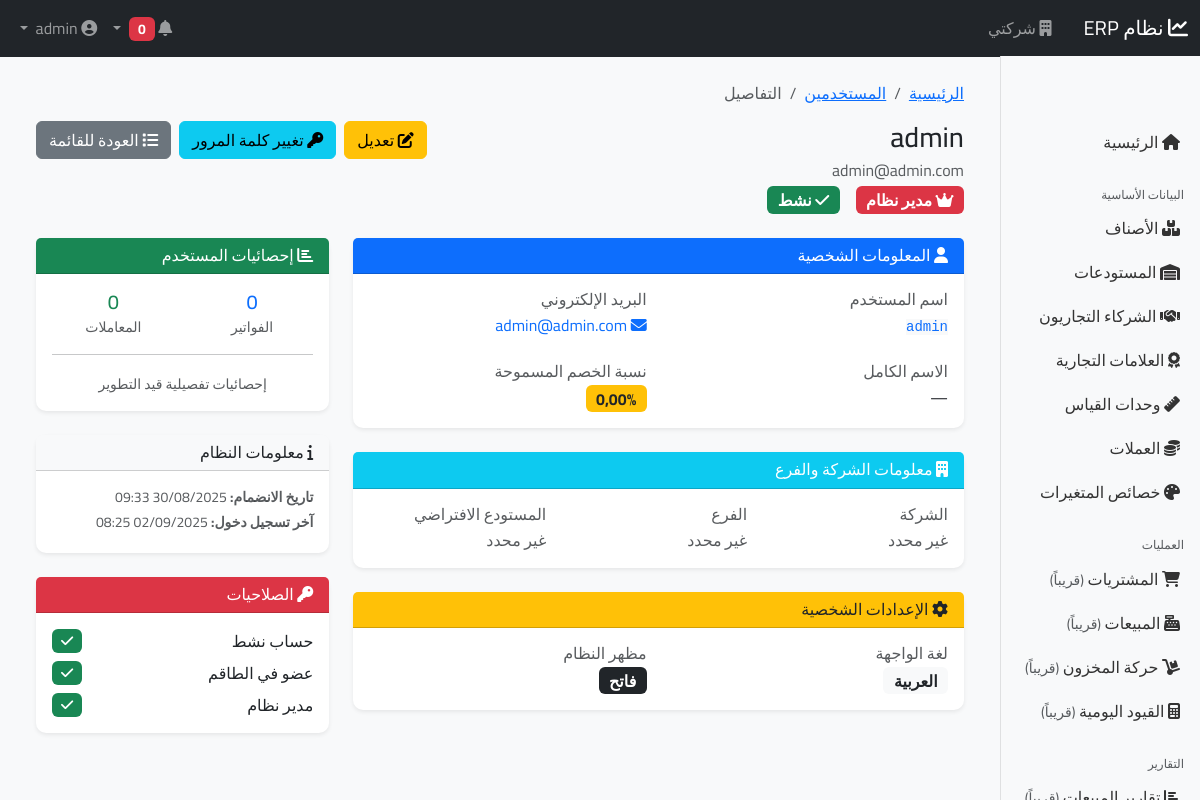
/users/1/ (signed in), run on an earlier commit of the app's database.
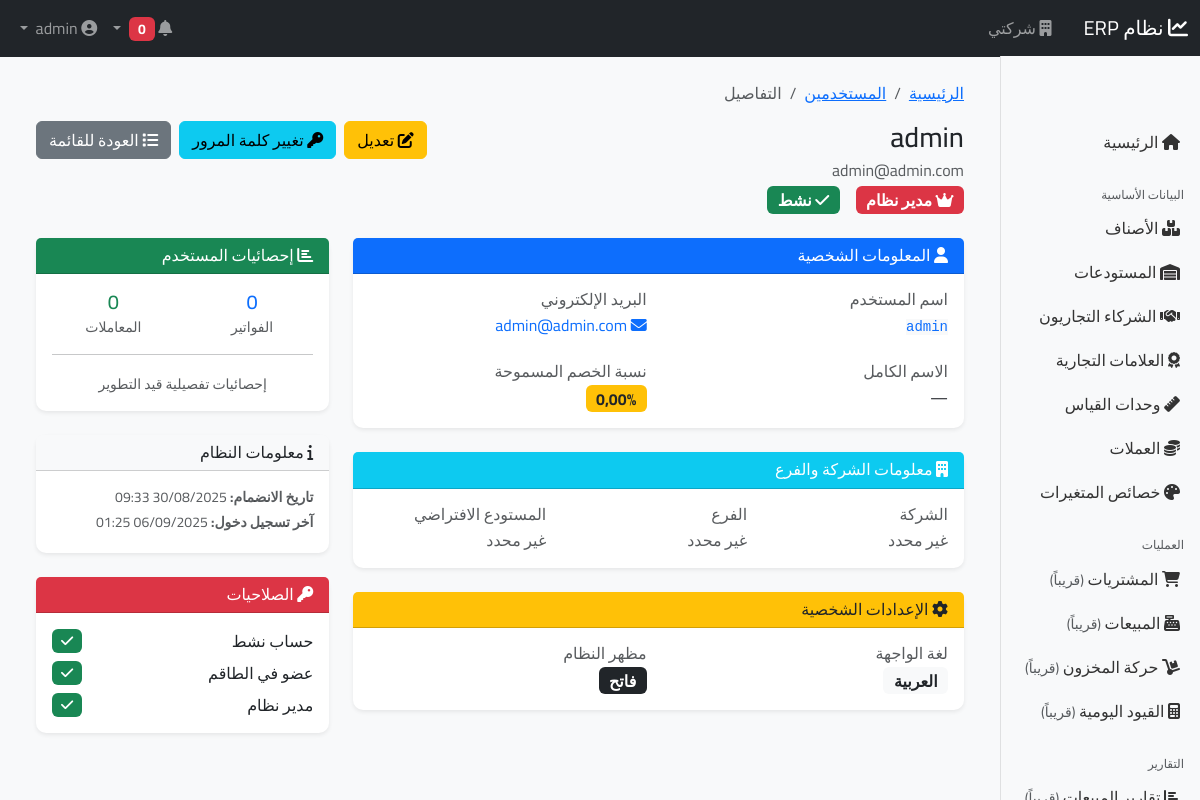
And on a later commit of the database.
### apps/core/models.py (models this page shows, shortened)
class User(AbstractUser):
    phone = models.CharField(_('رقم الهاتف'), max_length=20, blank=True)
    emp_number = models.CharField(_('رقم الموظف'), max_length=20, blank=True, unique=True, null=True)
    company = models.ForeignKey(Company, on_delete=models.PROTECT, verbose_name=_('الشركة'), null=True, blank=True)
    branch = models.ForeignKey(Branch, on_delete=models.PROTECT, verbose_name=_('الفرع'), null=True, blank=True)
    default_warehouse = models.ForeignKey(Warehouse, on_delete=models.SET_NULL, null=True, blank=True,
                                          verbose_name=_('المستودع الافتراضي'), related_name='default_users')
    max_discount_percentage = models.DecimalField(_('نسبة الخصم المسموحة'), max_digits=5, decimal_places=2, default=0)
    signature = models.ImageField(_('التوقيع'), upload_to='signatures/', blank=True)
    ui_language = models.CharField(_('لغة الواجهة'), max_length=5, choices=[('ar', _('العربية')), ('en', _('English'))],
                                   default='ar')
    theme = models.CharField(_('المظهر'), max_length=20,
                             choices=[('light', _('فاتح')), ('dark', _('داكن')), ('auto', _('تلقائي'))],
                             default='light')
    is_active = models.BooleanField(_('نشط'), default=True)
    created_at = models.DateTimeField(auto_now_add=True)
    updated_at = models.DateTimeField(auto_now=True)
    class Meta:
        verbose_name = _('مستخدم')
        verbose_name_plural = _('المستخدمون')
    def can_access_branch(self, branch):
        if self.is_superuser:
            return True

### apps/core/views/user_views.py (the view)
# urls.py: path('users/<int:pk>/', views.UserDetailView.as_view(), name='user_detail'),
class UserDetailView(LoginRequiredMixin, PermissionRequiredMixin, UserMixin, DetailView):
    model = User
    template_name = 'core/users/user_detail.html'
    context_object_name = 'user_obj'
    permission_required = 'auth.view_user'
    def get_context_data(self, **kwargs):
        context = super().get_context_data(**kwargs)
        user_obj = self.object
        profile_exists = hasattr(user_obj, 'profile')
        context.update({
            'title': _('تفاصيل المستخدم: %(name)s') % {'name': user_obj.get_full_name() or user_obj.username},
            'can_change': self.request.user.has_perm('auth.change_user'),
            'can_delete': self.request.user.has_perm('auth.delete_user'),
            'breadcrumbs': [
                {'title': _('الرئيسية'), 'url': reverse('core:dashboard')},
                {'title': _('المستخدمين'), 'url': reverse('core:user_list')},
                {'title': _('التفاصيل'), 'url': ''}
            ],
            'edit_url': reverse('core:user_update', kwargs={'pk': self.object.pk}),
            'delete_url': reverse('core:user_delete', kwargs={'pk': self.object.pk}),
            'change_password_url': reverse('core:user_change_password', kwargs={'pk': self.object.pk}),
            'profile_exists': profile_exists,
        })
        return context

### apps/core/context_processors.py (called while the page is built)
def system_settings(request):
    return {
        'SYSTEM_NAME': 'نظام ERP',
        'SYSTEM_VERSION': '1.0.0',
        'COMPANY_NAME': request.current_company.name if hasattr(request, 'current_company') and request.current_company else '',
        'BRANCH_NAME': request.current_branch.name if hasattr(request, 'current_branch') and request.current_branch else '',
        'CURRENCY': 'د.أ',  # الدينار الأردني
    }

### apps/core/mixins.py (called while the page is built)
    def get_queryset(self):
        queryset = super().get_queryset()
        user = self.request.user
        if user.is_superuser:
            return queryset
        if hasattr(user, 'company') and user.company:
            return queryset.filter(company=user.company)
        return queryset.filter(pk=user.pk)  # المستخدم يرى نفسه فقط

### apps/core/templates/core/users/user_detail.html (shortened to what the changed rows need)
{% extends 'base/base.html' %}
{% load i18n static %}
{% block content %}
<div class="container-fluid py-4">
    <div class="d-flex justify-content-between align-items-start mb-4">
        <div>
            <h1 class="h3 mb-1">{{ user_obj.get_full_name|default:user_obj.username }}</h1>
            <p class="text-muted mb-1">{{ user_obj.email }}</p>
            <div class="d-flex align-items-center gap-3">
                {% if user_obj.is_superuser %}
                    <span class="badge bg-danger fs-6">
                    </span>
                {% elif user_obj.is_staff %}
                    <span class="badge bg-warning fs-6">
                        <i class="fas fa-user-tie"></i> {% trans "طاقم الإدارة" %}
                    </span>
                {% else %}
                    <span class="badge bg-secondary fs-6">
                        <i class="fas fa-user"></i> {% trans "مستخدم عادي" %}
                    </span>
                {% endif %}
                {% if user_obj.is_active %}
                    <span class="badge bg-success fs-6">
                    </span>
                {% else %}
                    <span class="badge bg-secondary fs-6">
                        <i class="fas fa-times"></i> {% trans "غير نشط" %}
                    </span>
                {% endif %}
            </div>
        </div>
    </div>
    <div class="row">
        <div class="col-lg-8">
            <div class="card shadow-sm mb-4">
                <div class="card-body">
                    <div class="row g-4">
                        <div class="col-md-6">
                            <p class="mb-0">
                                <code class="bg-light text-primary">{{ user_obj.username }}</code>
                            </p>
                        </div>
                        <div class="col-md-6">
                            <p class="mb-0">
                                <i class="fas fa-envelope text-primary"></i>
                                <a href="mailto:{{ user_obj.email }}" class="text-decoration-none">{{ user_obj.email }}</a>
                            </p>
                        </div>
                        <div class="col-md-6">
                            <h6 class="text-muted mb-1">{% trans "الاسم الكامل" %}</h6>
                            <p class="mb-0">{{ user_obj.get_full_name|default:"—" }}</p>
                        </div>
                        <div class="col-md-6">
                            <p class="mb-0">
                                <span class="badge bg-warning text-dark fs-6">{{ user_obj.max_discount_percentage }}%</span>
                            </p>
                        </div>
                    </div>
                </div>
            </div>
            <div class="card shadow-sm mb-4">
                <div class="card-body">
                    <div class="row g-4">
                        <div class="col-md-6">
                            <p class="mb-0">
                                <span class="badge bg-light text-dark fs-6">{{ user_obj.get_ui_language_display }}</span>
                            </p>
                        </div>
                        <div class="col-md-6">
                            <p class="mb-0">
                                <span class="badge bg-dark text-white fs-6">{{ user_obj.get_theme_display }}</span>
                            </p>
                        </div>
                    </div>
                </div>
            </div>
        </div>
        <div class="col-lg-4">
            <div class="card shadow-sm mb-4">
                <div class="card-body">
                    <small class="text-muted d-block mb-1">
                        <strong>{% trans "تاريخ الانضمام" %}:</strong> {{ user_obj.date_joined|date:"d/m/Y H:i" }}
                    </small>
                    <small class="text-muted d-block mb-1">
                        <strong>{% trans "آخر تسجيل دخول" %}:</strong>
                        {% if user_obj.last_login %}
                            {{ user_obj.last_login|date:"d/m/Y H:i" }}
                        {% else %}
                            {% trans "لم يسجل دخول بعد" %}
                        {% endif %}
                    </small>
                </div>
            </div>
        </div>
    </div>
</div>
{% endblock %}

What changed in the data, as far as the page shows it:
changed User "admin": last_login "02/09/2025 08:25" → "06/09/2025 01:25"
